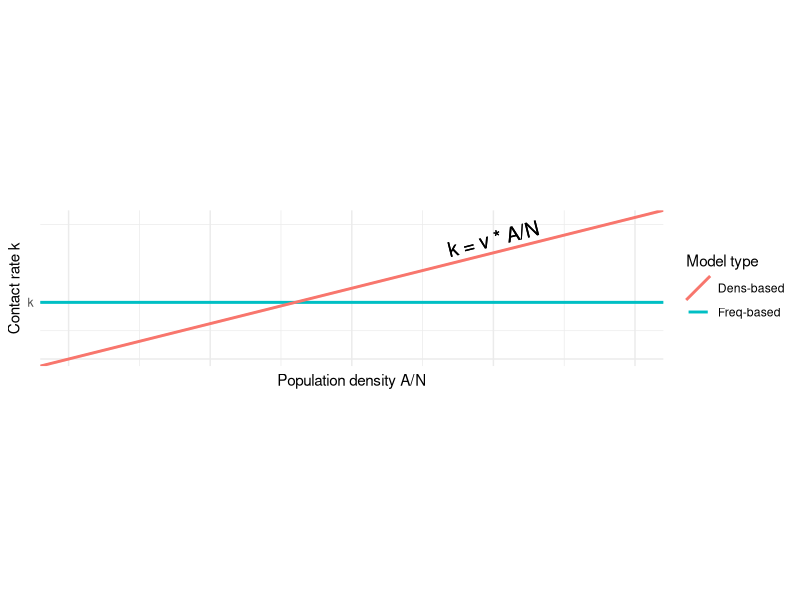
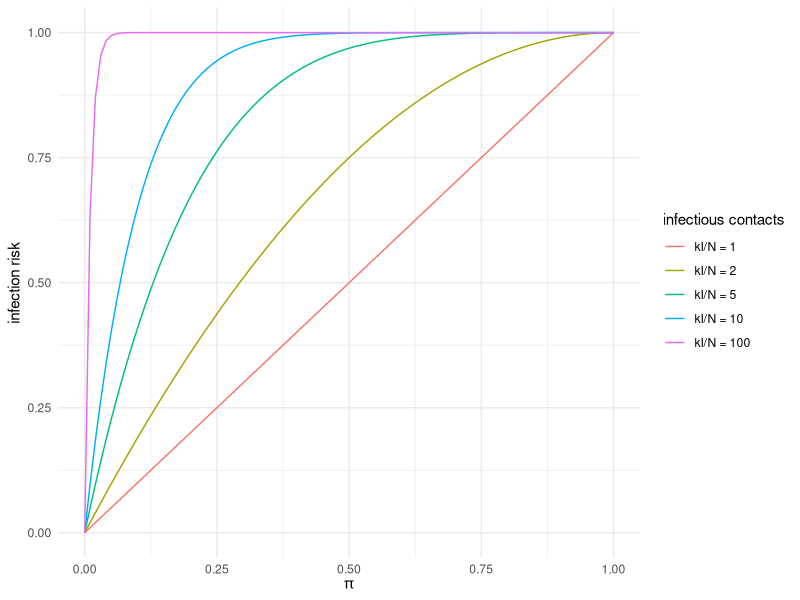
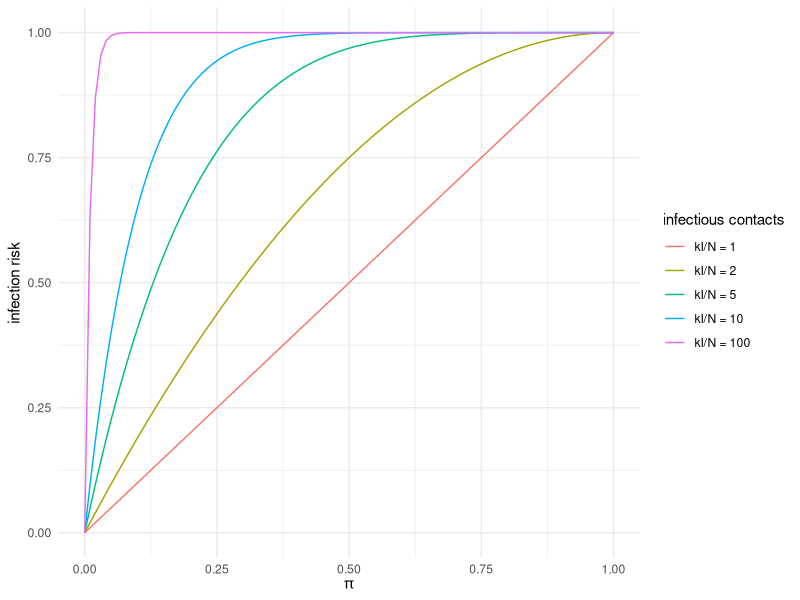

Recreate these plots in R, in order.
## ---- chunk 1
plot_folder <- file.path("plots", "compartmental-models/")
if (!dir.exists(plot_folder)) dir.create(plot_folder)

knitr::opts_chunk$set(message = FALSE, dpi = 400, fig.path = "plots/")

library(dplyr)
library(ggplot2)
## ---- chunk 2

slope <- .5
ggplot() +
  geom_hline(size = 1, aes(yintercept = 20, color = "Freq-based")) +
  geom_abline(size = 1, aes(intercept = 0, slope = slope, color = "Dens-based")) +
  coord_fixed(ratio = .5, xlim = c(0, 100), ylim = c(0, 50)) +
  scale_y_continuous(breaks = c(0, 20, 75), labels = c("", "k", "")) +
  annotate("text", x = 75, y = slope * 75 + slope * 10, label = "k = v * A/N", angle = atan(slope * .5) * 180 / pi, size = 5) +
  annotate("text", x = 75, y = slope * 75 + slope * 10, label = "k = v * A/N", angle = atan(slope * .5) * 180 / pi, size = 5) +
  theme_minimal() +
  theme(axis.text.x = element_blank()) +
  labs(x = "Population density A/N", y = "Contact rate k", color = "Model type")
## ---- chunk 3
risk_plot <- lapply(c(1, 2, 5, 10, 100), function(k) {
  tibble(p = seq(0, 1, length.out = 100), k, q = 1 - (1 - p)^k)
}) %>%
  bind_rows() %>%
  ggplot(aes(p, q, color = reorder(paste("kI/N =", k), k))) +
  geom_line() +
  theme_minimal() +
  labs(x = expression(pi), y = "infection risk", color = "infectious contacts")

print(risk_plot)
## ---- chunk 4
print(risk_plot)
